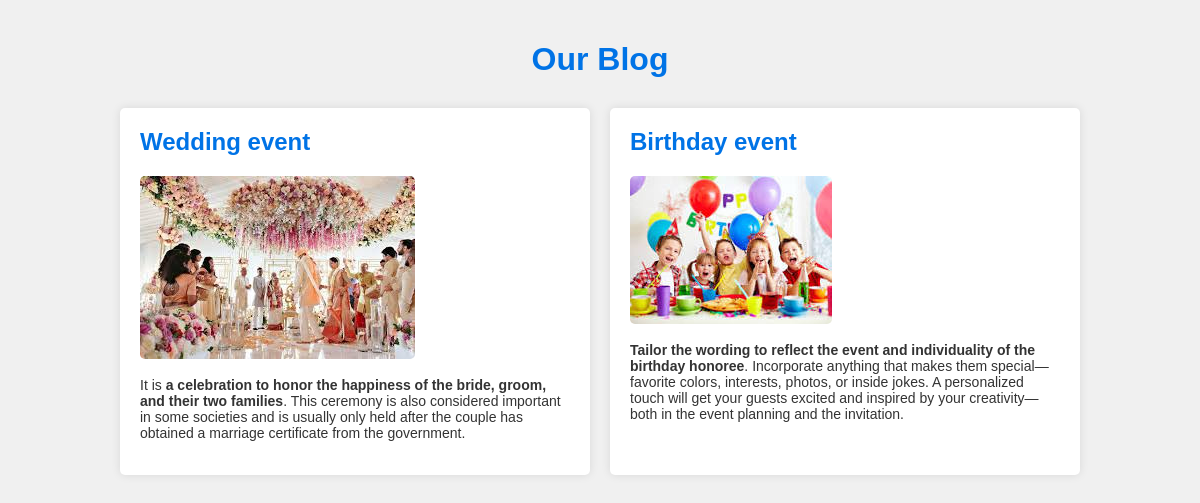
The page /blog_list on the database as committed earlier.
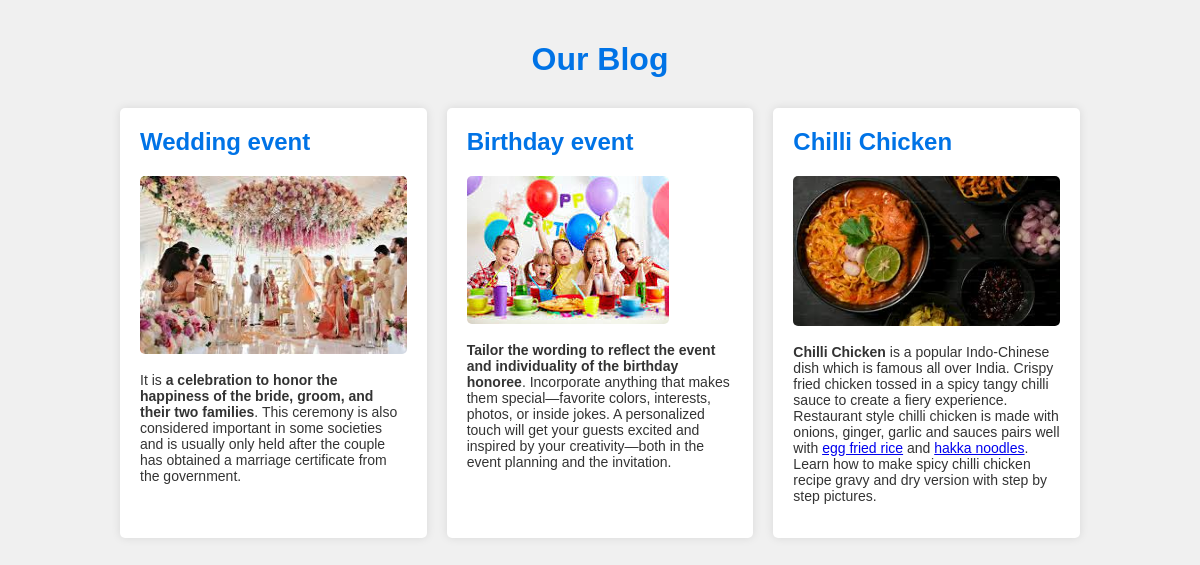
The same page on the database as committed later.
### myapp/models.py (models this page shows, shortened)
class Blog(models.Model):
    title = models.CharField(max_length=30)
    image = models.ImageField(upload_to = 'blogs/', blank=True, null=True)
    description = models.TextField()

### myapp/views.py (the view)
# urls.py: path('blog_list', blog_list, name='blog_list'),
def blog_list(request):
    blogs=Blog.objects.all()
    return render(request,'bloglist.html',{'blogs':blogs})

### templates/bloglist.html (shortened to what this page needs)
{% load static %}
<!DOCTYPE html>
<html lang="en">
<head>
    <link rel="stylesheet" href="{% static 'blog.css' %}">
</head>
<body>
    <div class="container">
        <h1>Our Blog</h1>
        <div class="blog-list">
            {% for blog in blogs %}
                <div class="blog-item">
                    <h2>{{ blog.title }}</h2>
                    {% if blog.image %}
                        <img src="{{ blog.image.url }}" alt="{{ blog.title }}">
                    {% endif %}
                    <p>{{ blog.description|safe }}</p>
                </div>
            {% endfor %}
        </div>
    </div>
</body>
</html>

### static/blog.css (style rules this page uses)
body { font-family: Arial, sans-serif; background-color: #f0f0f0; color: #333; margin: 0; padding: 0; }
.container { width: 80%; margin: 0 auto; padding: 20px; }
h1 { text-align: center; margin-bottom: 30px; color: #0073e6; }
.blog-list { display: flex; flex-wrap: wrap; gap: 20px; }
.blog-item { background: #fff; padding: 20px; border-radius: 5px; box-shadow: 0 0 10px rgba(0,0,0,0.1); flex: 1 1 calc(33.333% - 40px); box-sizing: border-box; transition: transform 0.2s; }
.blog-item h2 { margin-top: 0; color: #0073e6; }
.blog-item img { max-width: 100%; height: auto; border-radius: 5px; }
.blog-item p { font-size: 14px; line-height: 1.6; }

Rows that differ between the two databases and show on the page:
added Blog: title "Chilli Chicken", image (picture), description "Chilli Chicken is a popular Indo-Chinese dish which is famous all over India. Crispy fried chicken tossed in a spicy tangy chilli sauce to create a fiery experience. Restaurant style chilli chicken is made with onions, ginger, garlic and sauces pairs well with egg fried rice and hakka noodles . Learn how to make spicy chilli chicken recipe gravy and dry version with step by step pictures."
